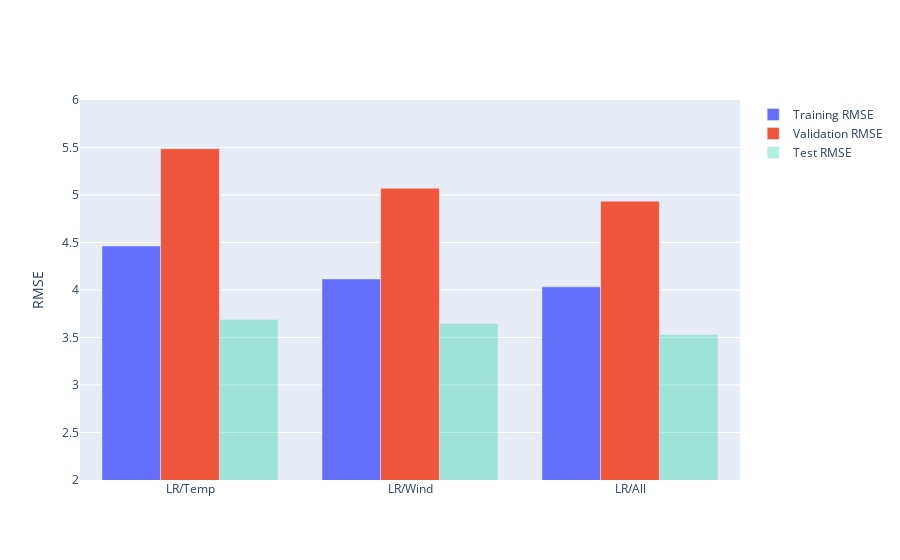

Notebook code cell kept with this figure:
### Code cell
fig = compare_rmse(models)
fig.update_yaxes(range=[2,6], title="RMSE")

### Figure 1 — Plotly figure (JSON) as saved in the notebook; plotly's stock layout.template omitted (floating-point values rounded to 4 significant figures)
{"data": [{"name": "Training RMSE", "x": ["LR/Temp", "LR/Wind", "LR/All"], "y": [4.463, 4.117, 4.033], "type": "bar"}, {"name": "Validation RMSE", "x": ["LR/Temp", "LR/Wind", "LR/All"], "y": [5.487, 5.072, 4.935], "type": "bar"}, {"name": "Test RMSE", "opacity": 0.3, "x": ["LR/Temp", "LR/Wind", "LR/All"], "y": [3.689, 3.648, 3.531], "type": "bar"}], "layout": {"yaxis": {"range": [2, 6], "title": {"text": "RMSE"}}}}
